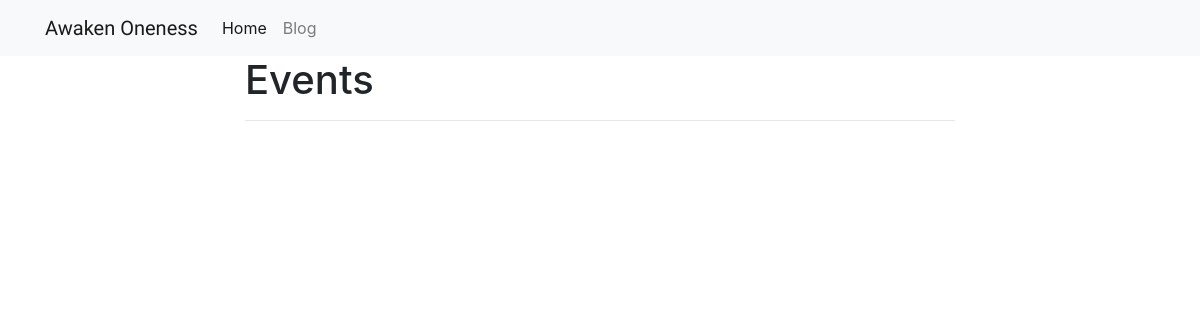
/blog/events/, run on an earlier commit of the app's database.
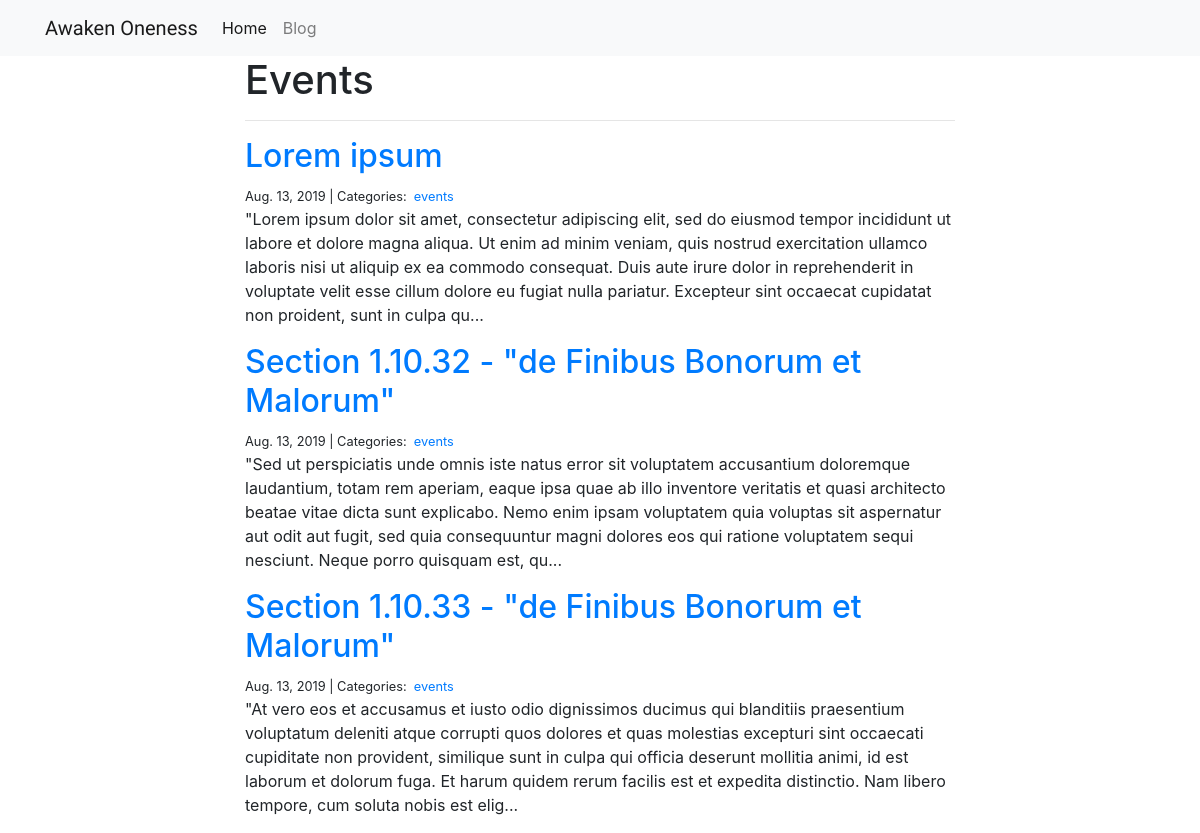
And on a later commit of the database.
### blog/models.py (models this page shows, shortened)
class Category(models.Model):
    name = models.CharField(max_length=20)
    class Meta:
        verbose_name_plural = "Categories"

class Post(models.Model):
    title = models.CharField(max_length=255)
    body = models.TextField()
    created_on = models.DateTimeField("date published", default=datetime.now())
    last_modified = models.DateTimeField(auto_now=True)
    categories = models.ManyToManyField('Category', related_name='posts')

### blog/views.py (the view)
# urls.py: path("<category>/", views.blog_category, name="blog_category"),
def blog_category(request, category):
    posts = Post.objects.filter(categories__name__contains=category).order_by(
        '-created_on'
    )
    context = {"category": category, "posts": posts}
    return render(request, "blog_category.html", context)

### blog/templates/blog_category.html
{% extends "base.html" %}
{% block content %}
<div class="col-md-8 offset-md-2">
    <h1>{{ category | title }}</h1>
    <hr>
    {% for post in posts %}
        <h2><a href="{% url 'blog_detail' post.pk%}">{{ post.title }}</a></h2>
        <small>
            {{ post.created_on.date }} | Categories:&nbsp;
            {% for category in post.categories.all %}
            <a href="{% url 'blog_category' category.name %}">
                {{ category.name }}
            </a>&nbsp;
            {% endfor %}
        </small>
        <p>{{ post.body | slice:":400" }}...</p>
    {% endfor %}
</div>
{% endblock %}

### blog_site/templates/base.html (shortened to what this page needs)
<!doctype html>
<html lang="en">
  <head>
    <link rel="stylesheet" href="https://stackpath.bootstrapcdn.com/bootstrap/4.1.3/css/bootstrap.min.css">
  </head>
<nav class="navbar sticky-top navbar-expand-lg navbar-light bg-light">
    <div class="container">
        <a class="navbar-brand" style="font-family: 'Voltaire', sans-serif;" href="{% url 'project_index' %}">Awaken Oneness</a>
        <div class="collapse navbar-collapse" id="navbarSupportedContent">
          <ul class="navbar-nav mr-auto">
            <li class="nav-item active">
              <a class="nav-link" href="{% url 'project_index' %}">Home</a>
            </li>
            <li class="nav-item">
              <a class="nav-link" href="{% url 'blog_index' %}">Blog</a>
            </li>
          </ul>
        </div>
    </div>
</nav>
<div class="container">
    {% block content %}
    {% endblock %}
</div>
</body>

What changed in the data, as far as the page shows it:
added Post: title "Lorem ipsum", created_on "Aug. 13, 2019", body "\"Lorem ipsum dolor sit amet, consectetur adipiscing elit, sed do eiusmod tempor incididunt ut labore et dolore magna aliqua. Ut enim ad minim veniam, quis nostrud exercitation ullamco laboris nisi ut aliquip ex ea commodo consequat. Duis aute irure dolor in reprehenderit in voluptate velit esse cillum dolore eu fugiat nulla pariatur. Excepteur sint occaecat cupidatat non proident, sunt in culpa qu", Category (name "events")
added Post: title "Section 1.10.32 - \"de Finibus Bonorum et Malorum\"", created_on "Aug. 13, 2019", body "\"Sed ut perspiciatis unde omnis iste natus error sit voluptatem accusantium doloremque laudantium, totam rem aperiam, eaque ipsa quae ab illo inventore veritatis et quasi architecto beatae vitae dicta sunt explicabo. Nemo enim ipsam voluptatem quia voluptas sit aspernatur aut odit aut fugit, sed quia consequuntur magni dolores eos qui ratione voluptatem sequi nesciunt. Neque porro quisquam est, qu", Category (name "events")
added Post: title "Section 1.10.33 - \"de Finibus Bonorum et Malorum\"", created_on "Aug. 13, 2019", body "\"At vero eos et accusamus et iusto odio dignissimos ducimus qui blanditiis praesentium voluptatum deleniti atque corrupti quos dolores et quas molestias excepturi sint occaecati cupiditate non provident, similique sunt in culpa qui officia deserunt mollitia animi, id est laborum et dolorum fuga. Et harum quidem rerum facilis est et expedita distinctio. Nam libero tempore, cum soluta nobis est elig", Category (name "events")
